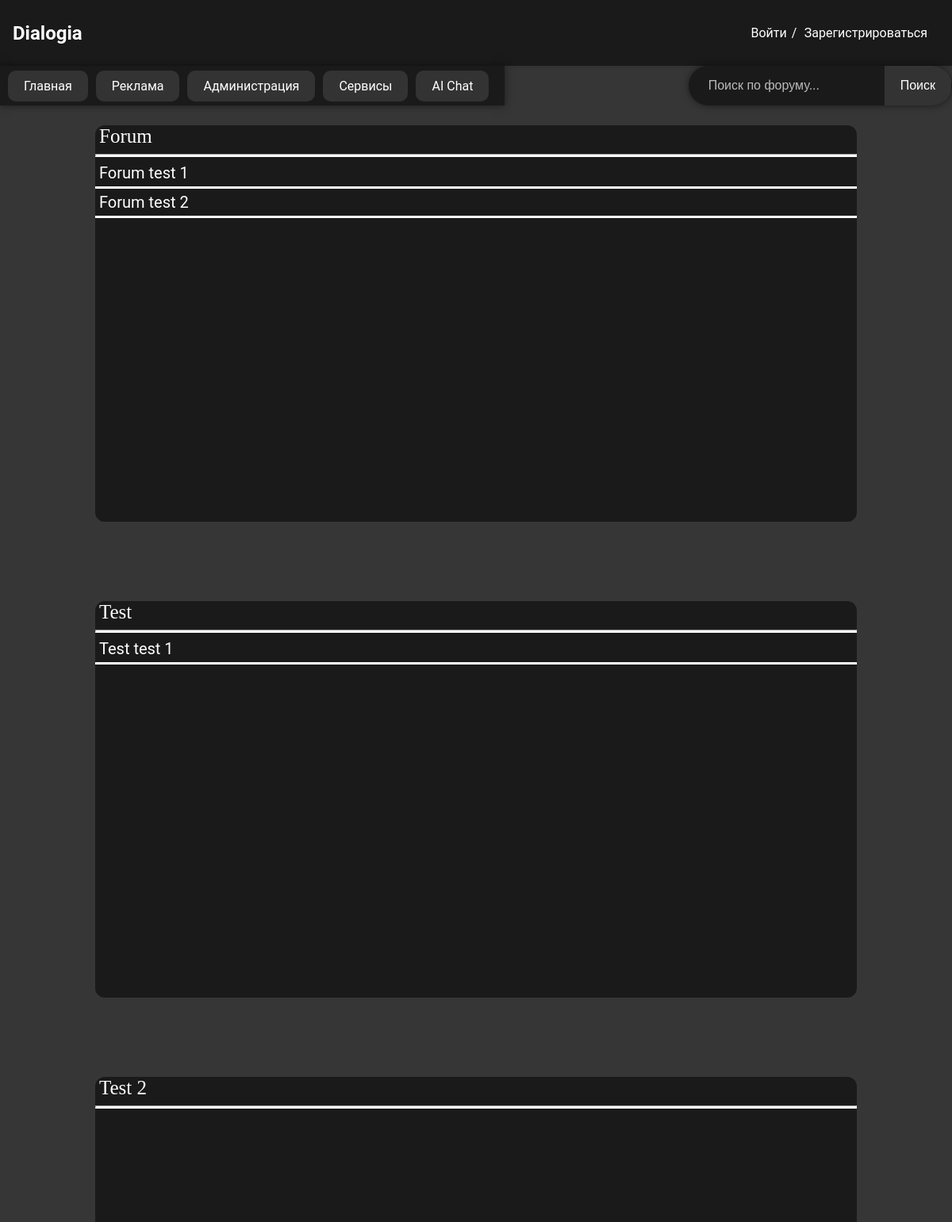
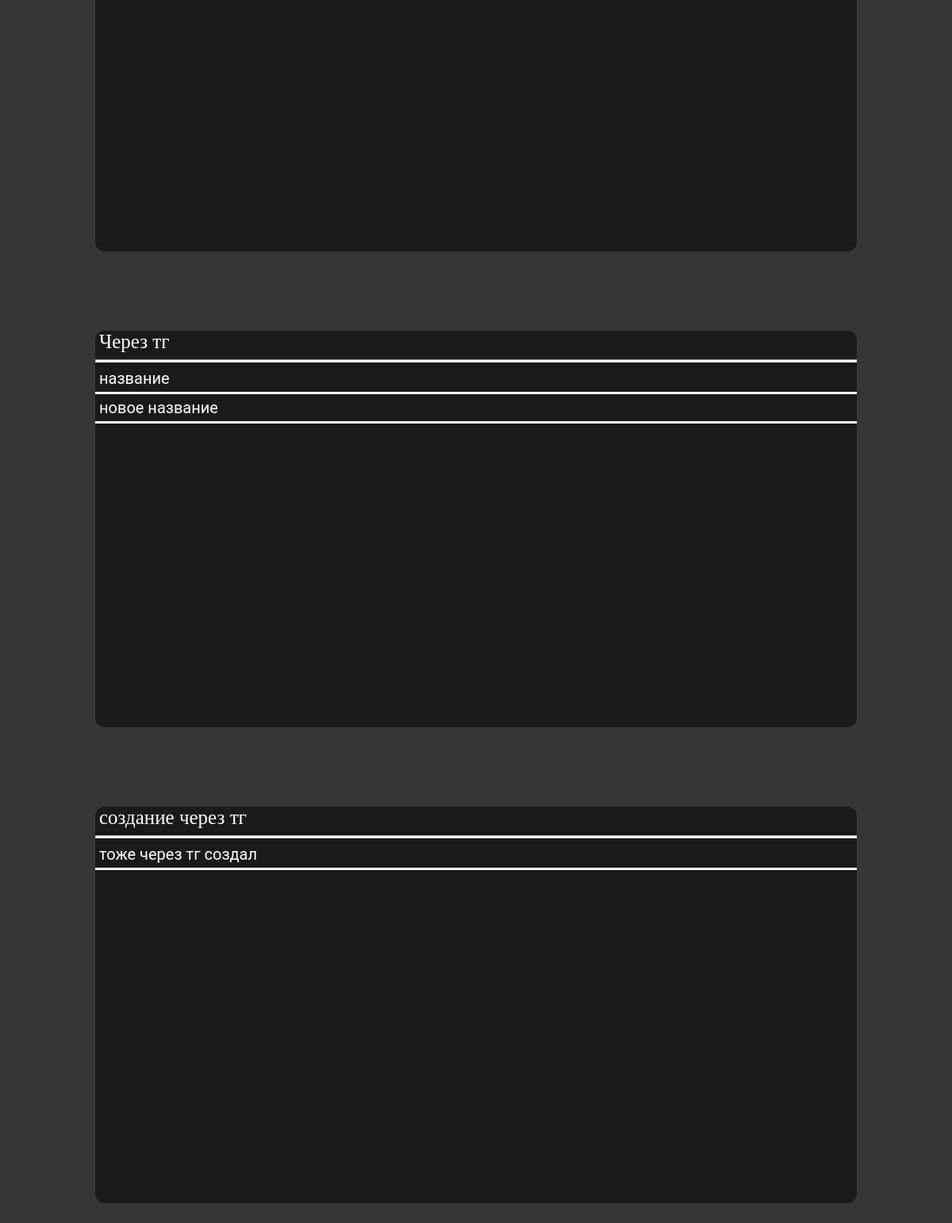
The page / on the database its author committed (2 pictures, top to bottom).
### tables this page shows
CREATE TABLE categories (
        id INTEGER PRIMARY KEY,
        name TEXT NOT NULL
        );

CREATE TABLE forums (
        id INTEGER PRIMARY KEY,
        category_id INTEGER NOT NULL,
        name TEXT NOT NULL,
        FOREIGN KEY (category_id) REFERENCES categories (id)
        );

### main.py (the view)
@app.route("/")
def index():
    write_to_log(message="Зашли на сайт", folder=LOG_FOLDER)
    update_online()
    title = "Dialogia"
    conn = sqlite3.connect('db.db')
    cursor = conn.cursor()
    cursor.execute('SELECT * FROM categories')
    rows = cursor.fetchall()
    categories = []
    for row in rows:
        category = {'id': row[0], 'name': row[1]}
        cursor.execute('SELECT * FROM forums WHERE category_id=?', (row[0],))
        forums_rows = cursor.fetchall()
        forums = []
        for forum_row in forums_rows:
            forum = {'id': forum_row[0], 'name': forum_row[2]}
            forums.append(forum)
        category['forums'] = forums
        categories.append(category)
    conn.close()
    return render_template("index.html", title=title, categories=categories)

### main.py (called while the page is built)
def update_online():
    if 'username' in session:
        conn = sqlite3.connect('db.db')
        cursor = conn.cursor()
        current_time = datetime.datetime.now()# + datetime.timedelta(hours=3)
        time_string = current_time.strftime('%Y-%m-%d %H:%M:%S')
        cursor.execute('UPDATE users SET last_online=? WHERE login=?', (time_string, session['username']))
        conn.commit()
        conn.close()

@app.context_processor
def inject_user():
    user = None
    if 'user_id' in session:
        user = session['username']
    return dict(user=user)

### utils.py (called while the page is built)
def write_to_log(message, folder):
    current_date = datetime.now().strftime("%Y-%m-%d")
    filename = f"log.{current_date}.txt"
    filepath = os.path.join(folder, filename)
    with open(filepath, 'a') as file:
        file.write(f"{datetime.now().strftime('%Y-%m-%d %H:%M:%S')} - {message}\n")

### templates/index.html (shortened to what this page needs)
<!DOCTYPE html>
<html lang="ru">
<head>
    <link rel="stylesheet" href="/static/css/header.css">
    <link rel="stylesheet" href="/static/css/style.css">
</head>
<body>
    {% include 'header.html' %}
    {% for category in categories %}
    <div class="forums_box">
    <div class="forum-header">
        <a href="{{ url_for('category', category_id=category.id) }}">
            <div class="forum-text">{{ category.name }}</div>
        </a>
        <hr>
    </div>
    {% for forum in category.forums %}
    <a href="{{ url_for('forum', forum_id=forum.id) }}">
        <div class="forumname-text">{{ forum.name }}</div>
    </a>
    {% endfor %}
</div>
{% endfor %}
</body>
</html>

### templates/header.html (shortened to what this page needs)
<header>
    <a href="/"><div class="logo">Dialogia</div></a>
    <nav>
        <ul>
            {% if session.logged_in %}
                <li><a class="login"  href="{{ url_for('profile', username=session['username']) }}">{{ session.username }}</a></li>
                <li><a class="slash">/</a></li>
                <li><a style="margin-right: 15px" href="{{ url_for('logout') }}">Выйти</a></li>
            {% else %}
                <li><a href="{{ url_for('login') }}">Войти</a></li>
                <li><a class="slash">/</a></li>
                <li><a style="margin-right: 15px" href="{{ url_for('register') }}">Зарегистрироваться</a></li>
            {% endif %}
        </ul>
    </nav>
    <div class="nav-buttons">
        <a class="nav-button" href="/">Главная</a>
        <a class="nav-button" href="#">Реклама</a>
        <a class="nav-button" href="/admin_list">Администрация</a>
        <a class="nav-button" href="/services">Сервисы</a>
        <a class="nav-button" href="/ai-chat">AI Chat</a>
    </div>
    <div class="search-container">
    <input type="text" id="search-input" name="query" placeholder="Поиск по форуму..." required>
    <button type="submit">Поиск</button>
    </div>
</header>

### static/css/header.css (style rules this page uses)
body { font-family: 'Roboto', sans-serif; background-color: #363636; margin: 0; padding: 0; }
header { background-color: #1a1a1a; color: white; padding: 1rem; !important; display: flex; justify-content: space-between; align-items: center; box-shadow: 0 2px 4px rgba(0,0,0,0.1); }
.logo { font-size: 1.5rem; font-weight: bold; }
nav ul { list-style-type: none; display: flex; gap: 1rem; }
nav ul li a { color: white; text-decoration: none; margin-right: -5px; margin-left: -5px; border-radius: 4px; transition: background-color 0.3s; }
a { text-decoration: none; color: white }
.nav-buttons { position: absolute; top: 83px; left: 0; width: auto; height: 50px; flex-direction: row; display: flex; align-items: center; background: #1a1a1a; box-shadow: 0 0 10px rgba(0, 0, 0, 0.5); padding: 0 10px 0 10px; }
.nav-button { display: inline-block; border-radius: 10px; background-color: #333333; color: #ffffff; padding: 10px 20px; border: none; cursor: pointer; text-decoration: none; margin-right: 10px; }
.search-container { position: absolute; top: 83px; right: 0; width: auto; height: 50px; display: flex; align-items: center; background: #1a1a1a; box-shadow: 0 0 10px rgba(0, 0, 0, 0.5); padding: 0 10px; border-radius: 25px; overflow: hidden; }
#search-input { flex: 1; height: 100%; padding: 0 15px; border: none; background: transparent; color: white; font-size: 16px; outline: none; }
#search-input::placeholder { color: rgba(255, 255, 255, 0.7); }
.search-container button { height: 100%; padding: 0 20px; border: none; background: #333; color: white; font-size: 16px; cursor: pointer; transition: background 0.3s ease; margin-right: -9px; }

### static/css/style.css (style rules this page uses)
.forums_box { position: relative; display: block; background: #1a1a1a; width: 80%; min-height: 500px; top: 50%; left: 50%; transform: translate(-50%, 15%); margin-bottom: 100px; max-height: 2000px; text-decoration: none; border-radius: 12px; }
.forum-header { width: 100%; }
.forum-text { color: white; font-size: 25px; margin-left: 5px; font-family: "Arial Black"; }
hr { border-bottom: 3px white solid; }
.forumname-text, .threadname-text { color: white; font-size: 20px; padding-left: 5px; margin-top: 5px; padding-bottom: 5px; border-bottom: 3px white solid; }

### rows shown on the page
categories: name "Forum"
forums: name "Forum test 1"
forums: name "Forum test 2"
categories: name "Test"
forums: name "Test test 1"
categories: name "Test 2"
categories: name "Через тг"
forums: name "название"
forums: name "новое название"
categories: name "создание через тг"
forums: name "тоже через тг создал"
